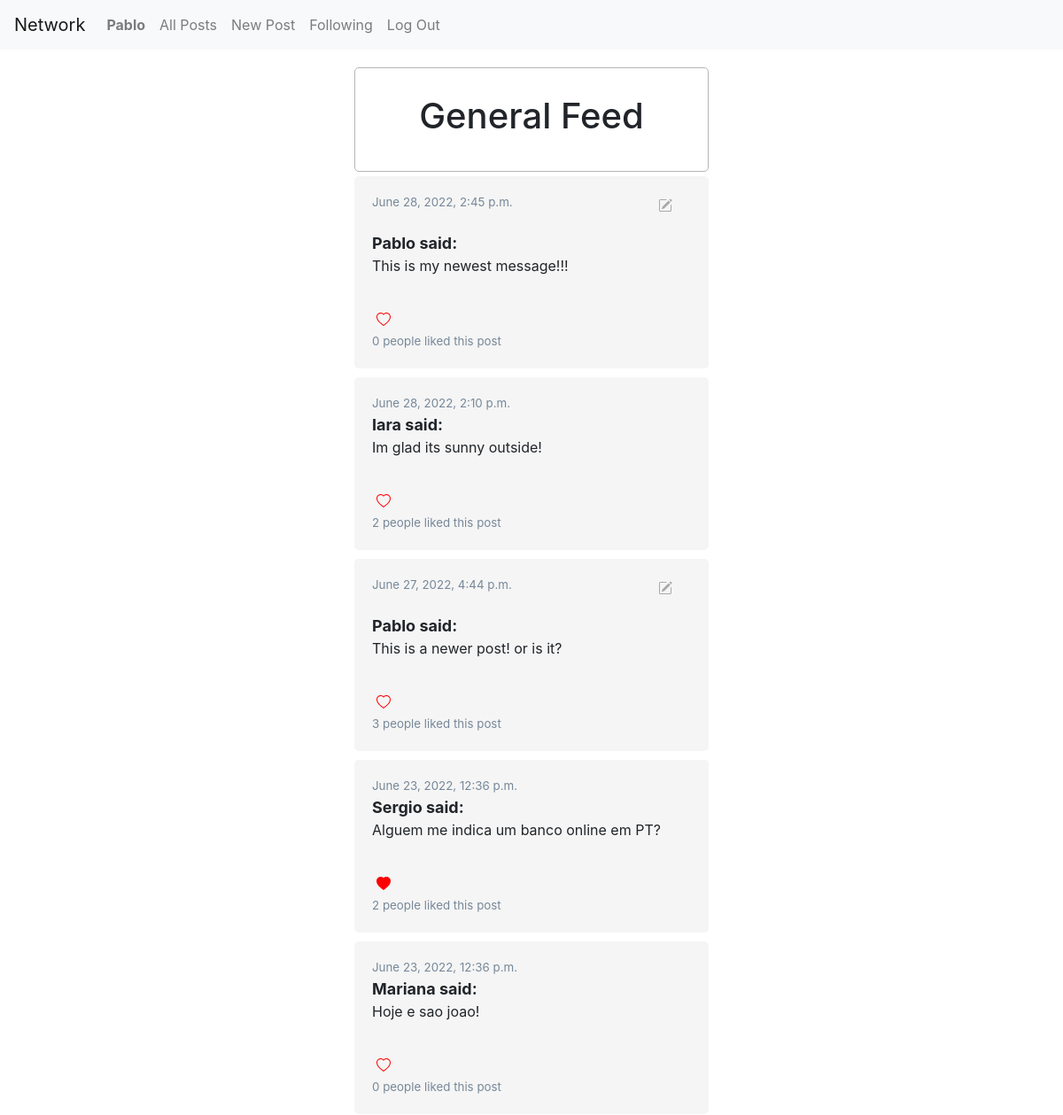
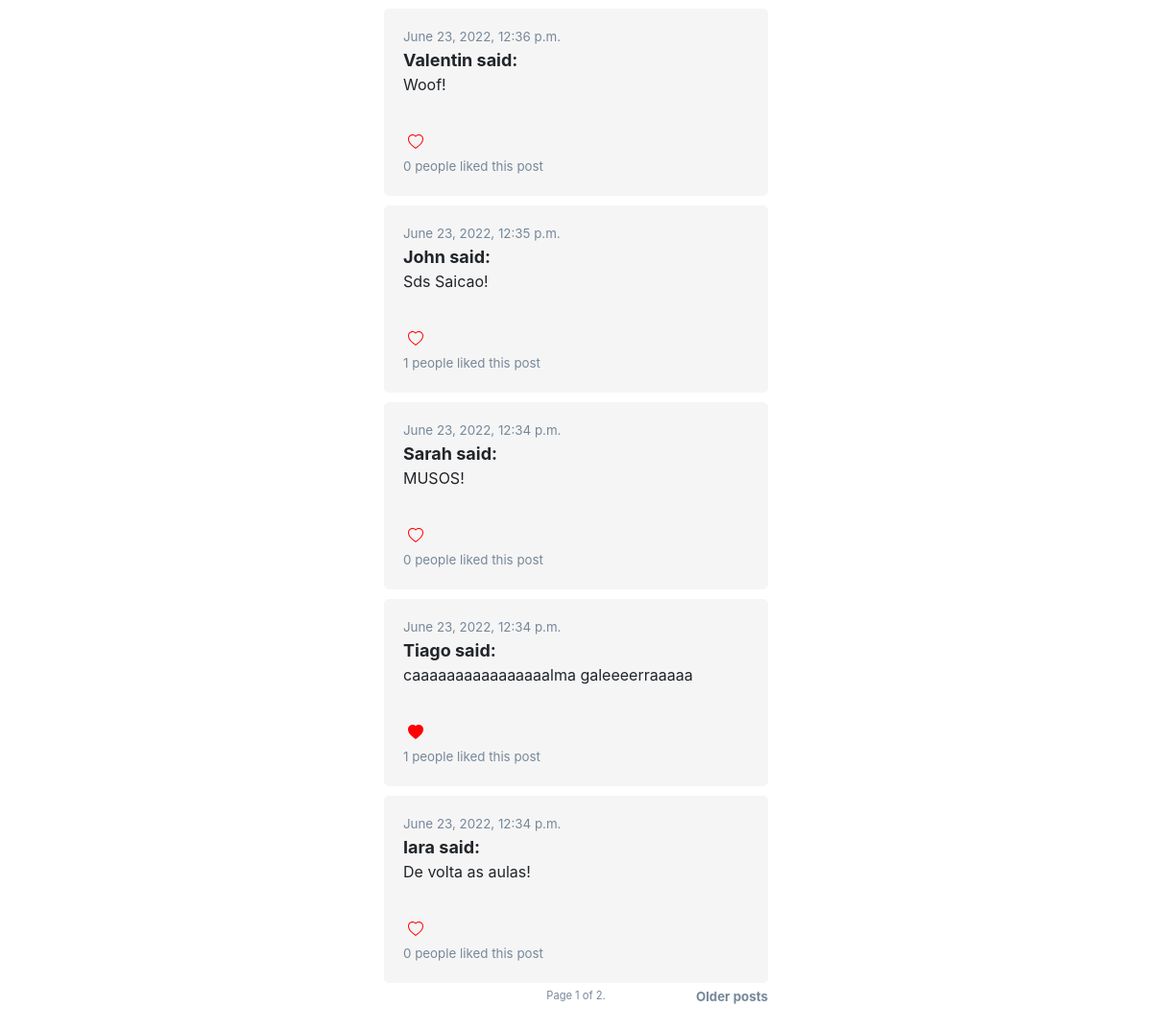
Screenshot of / (signed in) with the database file from the repository (2 pictures, top to bottom).
### network/models.py (models this page shows, shortened)
class User(AbstractUser):
    following = models.ManyToManyField('User', related_name='following_list', default=None, blank=True)
    followers = models.ManyToManyField('User', related_name='followers_list', default=None, blank=True)
    def __str__(self):
        return self.username

class Post(models.Model):
    user = models.ForeignKey('User', on_delete=models.CASCADE)
    body = models.CharField(max_length=280)
    timestamp = models.DateTimeField(auto_now_add=True)
    likes = models.ManyToManyField(User, related_name='like', default=None, blank=True)
    likes_num = models.IntegerField(default=0)

### network/views.py (the view)
# urls.py: path("", views.index, name="index"),
def index(request):
    all_posts = Post.objects.all().order_by('-timestamp')
    paginator = Paginator(all_posts, 10)
    page_number = request.GET.get('page')
    page_obj = paginator.get_page(page_number)
    context = {
        'all_posts':all_posts,
        'page_obj':page_obj
    }
    return render(request, "network/index.html", context)

### network/templates/network/index.html (shortened to what this page needs)
{% extends "network/layout.html" %}
{% block body %}
<div class="profile-container">
    <h1>
        General Feed
    </h1>
</div>
{% include 'network/posts.html' %}
{% endblock %}

### network/templates/network/layout.html (shortened to what this page needs)
{% load static %}
<!DOCTYPE html>
<html lang="en">
    <head>
        <link rel="stylesheet" href="https://cdn.jsdelivr.net/npm/bootstrap-icons@1.8.3/font/bootstrap-icons.css">
        <link rel="stylesheet" href="https://stackpath.bootstrapcdn.com/bootstrap/4.4.1/css/bootstrap.min.css">
        <link href="{% static 'network/styles.css' %}" rel="stylesheet">
    </head>
    <body>
        <nav class="navbar navbar-expand-lg navbar-light bg-light">
            <a class="navbar-brand" href="#">Network</a>
            <div>
              <ul class="navbar-nav mr-auto">
                {% if user.is_authenticated %}
                    <li class="nav-item">
                        <a class="nav-link" href="{% url 'profile' user.id %}"><strong>{{ user.username | title }}</strong></a>
                    </li>
                {% endif %}
                <li class="nav-item">
                  <a class="nav-link" href="{% url 'index' %}">All Posts</a>
                </li>
                {% if user.is_authenticated %}
                    <li class="nav-item">
                        <a class="nav-link" href="{% url 'new' %}">New Post</a>
                    </li>
                    <li class="nav-item">
                        <a class="nav-link" href="{% url 'following' %}">Following</a>
                    </li>
                    <li class="nav-item">
                        <a class="nav-link" href="{% url 'logout' %}">Log Out</a>
                    </li>
                {% endif %}
              </ul>
            </div>
          </nav>
        <div class="body">
            <div class="post-container">
            {% block body %}
            {% endblock %}
            </div>
        </div>
    </body>
</html>

### network/templates/network/posts.html (shortened to what this page needs)
    {% for post in page_obj %}
    <div class="single-post">
        <div>
            <div style="display:flex">
                <div class="post-time">
                    {{post.timestamp}}
                </div>
                {% if user == post.user %}
                <div class="edit-btn-div">
                    <button type="submit" id="edit-btn-{{post.id}}" class="btn btn-link border-0 btn-outline-light edit-btn" style="padding:5px;" name="{{post.id}}">
                    </button>
                </div>
                {% endif %}
            </div>
        </div>
        <div class="post-title"><a href="{% url 'profile' post.user.id %}">
            {{post.user|title}} said:
        </a></div>
        <div class="post-body" id="post-body-{{post.id}}">
            {{post.body}}
        </div>
        <div>
            {% if request.user.is_authenticated %}
                {% if user in post.likes.all %}
                <button type="submit" id="like-btn-{{post.id}}" class="btn btn-link border-0 btn-outline-light like-btn" style="padding:5px;" name="{{post.id}}">
                    <svg xmlns="http://www.w3.org/2000/svg" width="16" height="16" fill="red" class="bi bi-heart-fill" viewBox="0 0 16 16">
                        <path fill-rule="evenodd" d="M8 1.314C12.438-3.248 23.534 4.735 8 15-7.534 4.736 3.562-3.248 8 1.314z"/>
                    </svg>
                </button>
                {% else %}
                <button type="submit" id="like-btn-{{post.id}}" class="btn btn-link border-0 btn-outline-light like-btn" style="padding:5px;" name="{{post.id}}">
                </button>
                {% endif %}
            {% endif %}
            <div class="post-time">
               <span id="num-likes-{{post.id}}">{{post.likes_num}}</span>
               people liked this post
            </div>
        </div>
    </div>
    {% endfor %}
    <div class="pagination">
            <div class="pagination-current">
                    Page {{ page_obj.number }} of {{ page_obj.paginator.num_pages }}.
            </div>
        {% if page_obj.has_next %}
            <div class="pagination-older">
                <a href="?page={{ page_obj.next_page_number }}">Older posts</a>
            </div>
        {% endif %}
    </div>

### network/static/network/styles.css (style rules this page uses)
a { color: inherit; text-decoration: inherit; }
.body { width: 100%; display: flex; flex-direction: column; justify-self: center; align-items: center; }
.post-container { margin-top: 20px; width: 400px; display: flex; flex-direction: column; justify-self: center; align-items: center; margin-bottom: 50px; border: 0px solid rgba(255, 0, 0, 0.123); }
.profile-container { width: 100%; padding: 30px; display: flex; flex-direction: column; align-items: center; border-radius: 5px; border: 1px solid rgb(182, 182, 182); }
.single-post { width: 100%; background-color: rgb(245, 245, 245); border-radius: 5px; padding: 20px; margin: 5px; }
.post-title { font-size: large; font-weight: bolder; }
.post-body { font-size: medium; margin-bottom: 30px; }
.post-time { font-size: smaller; color: lightslategray; }
.edit-btn-div { font-size: smaller; color: lightslategray; margin-left: auto; }
.pagination { display: flex; width: 400px; justify-content: center; color: lightslategray; font-size: smaller; }
.pagination-current { justify-self: center; position: absolute; color: lightslategray; font-size: smaller; }
.pagination-older { margin-left: auto; font-weight: bolder; }

### rows the page displays
User: username "Pablo"
Post: timestamp "June 28, 2022, 2:45 p.m.", user "Pablo", body "This is my newest message!!!", likes_num "0"
Post: timestamp "June 28, 2022, 2:10 p.m.", user "Iara", body "Im glad its sunny outside!", likes_num "2"
Post: timestamp "June 27, 2022, 4:44 p.m.", user "Pablo", body "This is a newer post! or is it?", likes_num "3"
Post: timestamp "June 23, 2022, 12:36 p.m.", user "Sergio", body "Alguem me indica um banco online em PT?", likes_num "2"
Post: timestamp "June 23, 2022, 12:36 p.m.", user "Mariana", body "Hoje e sao joao!", likes_num "0"
Post: timestamp "June 23, 2022, 12:36 p.m.", user "Valentin", body "Woof!", likes_num "0"
Post: timestamp "June 23, 2022, 12:35 p.m.", user "John", body "Sds Saicao!", likes_num "1"
Post: timestamp "June 23, 2022, 12:34 p.m.", user "Sarah", body "MUSOS!", likes_num "0"
Post: timestamp "June 23, 2022, 12:34 p.m.", user "Tiago", body "caaaaaaaaaaaaaaaalma galeeeerraaaaa", likes_num "1"
Post: timestamp "June 23, 2022, 12:34 p.m.", user "Iara", body "De volta as aulas!", likes_num "0"

### other values shown
{{ page_obj.number }} "1"
{{ page_obj.paginator.num_pages }} "2"
